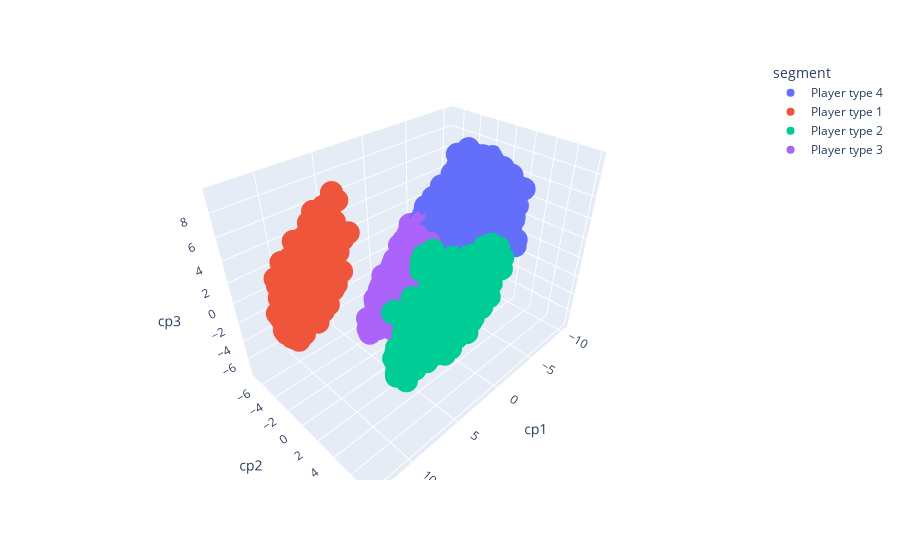

Source (notebook cell):
### Code cell
from mpl_toolkits import mplot3d
import plotly.express as px
x_axis = df_seg['cp1']
y_axis = df_seg['cp2']
z_axis = df_seg['cp3']
#w_axis = df_seg['cp4']
fig = px.scatter_3d(df_seg,x_axis,y_axis,z_axis,color ='segment')
fig.show()

### Figure 1 — Plotly figure (JSON) as saved in the notebook; plotly's stock layout.template omitted (floating-point values rounded to 4 significant figures; data arrays with more than 128 entries replaced by an {"elided": "..."} marker saying what was removed)
{"data": [{"hovertemplate": "segment=Player type 4<br>cp1=%{x}<br>cp2=%{y}<br>cp3=%{z}<extra></extra>", "legendgroup": "Player type 4", "marker": {"color": "#636efa", "symbol": "circle"}, "mode": "markers", "name": "Player type 4", "scene": "scene", "showlegend": true, "type": "scatter3d", "x": {"elided": "6137 float values"}, "y": {"elided": "6137 float values"}, "z": {"elided": "6137 float values"}}, {"hovertemplate": "segment=Player type 1<br>cp1=%{x}<br>cp2=%{y}<br>cp3=%{z}<extra></extra>", "legendgroup": "Player type 1", "marker": {"color": "#EF553B", "symbol": "circle"}, "mode": "markers", "name": "Player type 1", "scene": "scene", "showlegend": true, "type": "scatter3d", "x": {"elided": "2132 float values"}, "y": {"elided": "2132 float values"}, "z": {"elided": "2132 float values"}}, {"hovertemplate": "segment=Player type 2<br>cp1=%{x}<br>cp2=%{y}<br>cp3=%{z}<extra></extra>", "legendgroup": "Player type 2", "marker": {"color": "#00cc96", "symbol": "circle"}, "mode": "markers", "name": "Player type 2", "scene": "scene", "showlegend": true, "type": "scatter3d", "x": {"elided": "5704 float values"}, "y": {"elided": "5704 float values"}, "z": {"elided": "5704 float values"}}, {"hovertemplate": "segment=Player type 3<br>cp1=%{x}<br>cp2=%{y}<br>cp3=%{z}<extra></extra>", "legendgroup": "Player type 3", "marker": {"color": "#ab63fa", "symbol": "circle"}, "mode": "markers", "name": "Player type 3", "scene": "scene", "showlegend": true, "type": "scatter3d", "x": {"elided": "5266 float values"}, "y": {"elided": "5266 float values"}, "z": {"elided": "5266 float values"}}], "layout": {"legend": {"title": {"text": "segment"}, "tracegroupgap": 0}, "margin": {"t": 60}, "scene": {"domain": {"x": [0, 1], "y": [0, 1]}, "xaxis": {"title": {"text": "cp1"}}, "yaxis": {"title": {"text": "cp2"}}, "zaxis": {"title": {"text": "cp3"}}}}}
